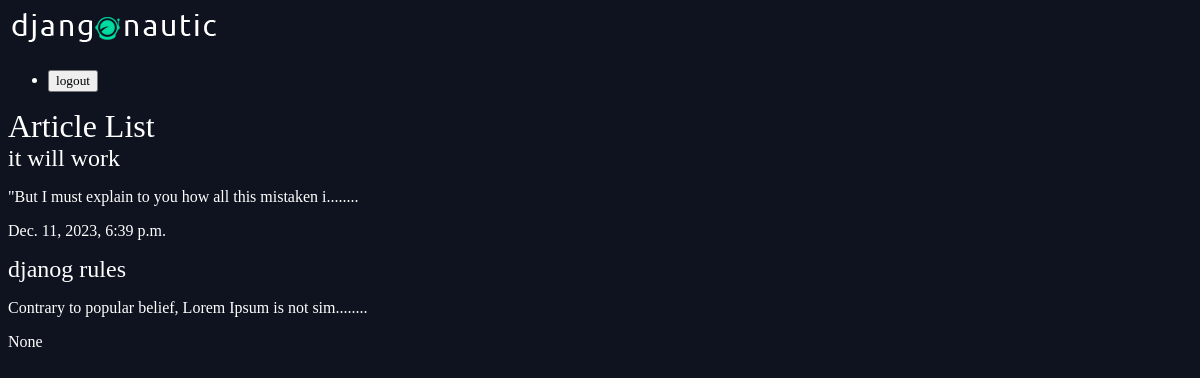
The app's page /article/ with its own data.
### articles/models.py (models this page shows, shortened)
class  Article(models.Model):
    title=models.CharField(max_length=255)
    slug=models.SlugField()
    body=models.TextField()
    date=models.DateTimeField(auto_now_add=True)
    thumb=models.ImageField(default='default.png',blank=True)
    author=models.ForeignKey(User,on_delete=models.CASCADE, null=True)
    def snippet(self):
        return self.body[:50]+'........'

### articles/views.py (the view)
# urls.py: path('', views.artcile_list, name="list"),
def artcile_list(request):
    articles = Article.objects.all().order_by('date')
    return render(request, 'articles/article_list.html', {'articles': articles})

### articles/templates/articles/article_list.html
 {%  extends 'base_layout.html' %}  {%block content %}
    <h1>Article List</h1>
    <div class="articles">
        {% for article in articles %}
              <div class="article">
                <h2><a href="{% url 'articles:detail' slug=article.slug %}">{{article.title}}</a></h2>
                <p>{{article.snippet}}</p>
                <p>{{article.date}}</p>
              </div>
        {%  endfor  %}
    </div>
{% endblock%}

### assets/styles.css (style rules this page uses)
body { background-color: #0f121f; background-image: url(/static/stars.png); background-repeat-y: no-repeat; color: #fff; }
body * { font-family: Ubuntu; }
h1, h2, h3, h4, h5 { font-weight: normal; margin: 0; }
a, a:hover, a:visited { color: #fff; text-decoration: none; }

### records on screen
Article: title "it will work", snippet "\"But I must explain to you how all this mistaken i........", date "Dec. 11, 2023, 6:39 p.m."
Article: title "djanog rules", snippet "Contrary to popular belief, Lorem Ipsum is not sim........", date "None"
